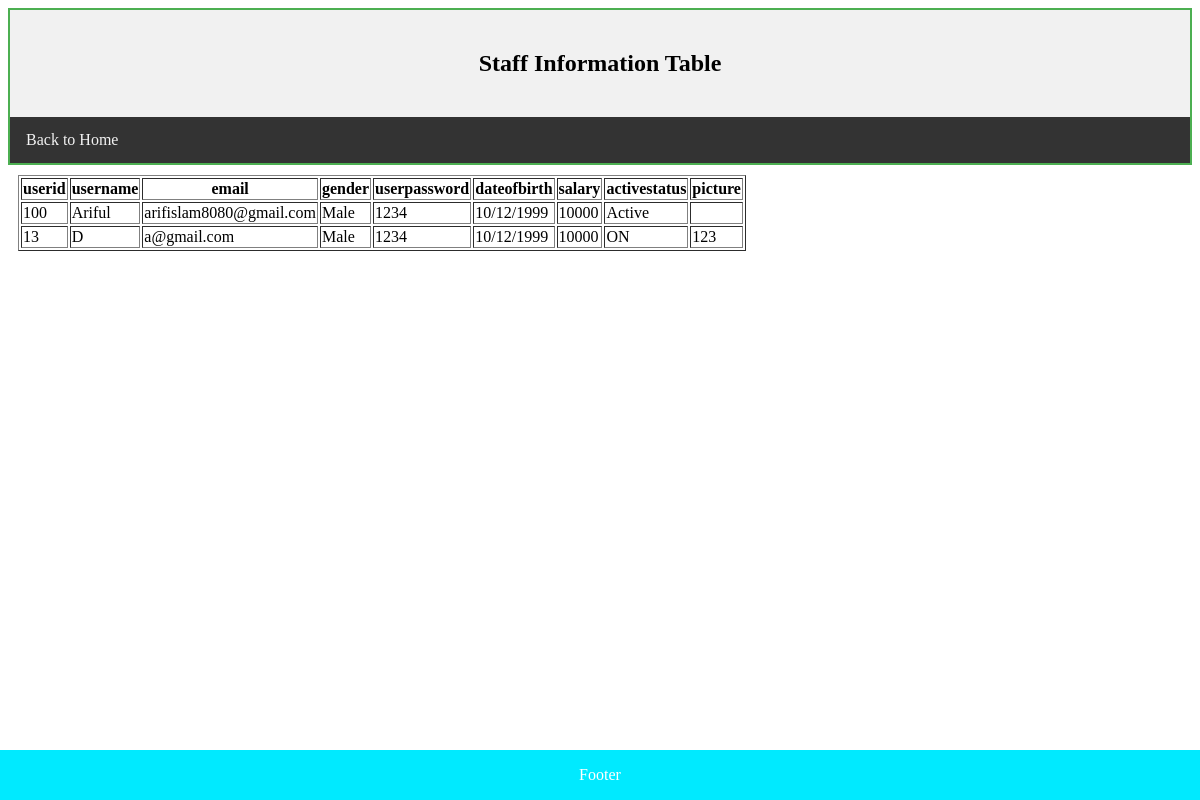
The page /FinalTermProject/Ariful/view/profile.php on the database its author committed.
### tables this page shows
CREATE TABLE `staff` (
  `userid` varchar(30) NOT NULL,
  `username` varchar(30) NOT NULL,
  `email` varchar(30) NOT NULL,
  `gender` varchar(30) NOT NULL,
  `userpassword` varchar(30) NOT NULL,
  `dateofbirth` varchar(30) NOT NULL,
  `salary` varchar(30) NOT NULL,
  `activestatus` varchar(30) NOT NULL,
  `picture` varchar(6) NOT NULL
);

### FinalTermProject/Ariful/session/pdb.php (called while the page is built, shortened)
<?php
class pdb{
function ShowAll($conn,$table) {
    $result = $conn->query("SELECT * FROM  $table ");
    return $result;
    echo "<h3>Staff information showed.</h3>";}
}
?>

### FinalTermProject/Ariful/view/profile.php (the view)
<!DOCTYPE html>
<html>
<body>
<link rel="stylesheet" type="text/css" href="../css/mystyle.css">
<div class="sticky">
<div class="header">
<h2>Staff Information Table</h2>
</div>
<div class="topnav">
<a href="Home.php">Back to Home</a><br>
</div>
</div>
<div class="column">
<?php
include('../session/pdb.php');
$connection = new pdb();
$conn=$connection->OpenCon();
$userQuery=$connection->ShowAll($conn,"staff");
echo "<table border='1'>
<tr>
<th>userid</th>
<th>username</th>
<th>email</th>
<th>gender</th>
<th>userpassword</th>
<th>dateofbirth</th>
<th>salary</th>
<th>activestatus</th>
<th>picture</th>
</tr>";
if($userQuery->num_rows > 0){
    while($row=$userQuery->fetch_assoc())
    {
    echo "<tr>";
    echo "<td>" . $row['userid'] . "</td>";
    echo "<td>" . $row['username'] . "</td>";
    echo "<td>" . $row['email'] . "</td>";
    echo "<td>" . $row['gender'] . "</td>";
    echo "<td>" . $row['userpassword'] . "</td>";
    echo "<td>" . $row['dateofbirth'] . "</td>";
    echo "<td>" . $row['salary'] . "</td>";
    echo "<td>" . $row['activestatus'] . "</td>";
    echo "<td>" . $row['picture'] . "</td>";
    echo "</tr>";
    }
    echo "</table>";
    } ?>
<div class="footer">
<p>Footer</p>
</div>
</body>
</html>

### FinalTermProject/Ariful/css/mystyle.css (style rules this page uses)
.header { background-color: #F1F1F1; text-align: center; padding: 20px; }
.topnav { overflow: hidden; background-color: #333; }
.topnav a { float: left; display: block; color: #f2f2f2; text-align: center; padding: 14px 16px; text-decoration: none; }
div.sticky { position: sticky; top: 0; padding: 0; background-color: #1e8000; border: 2px solid #4caf51; }
.column { float: left; padding: 10px; }
.footer { position: fixed; left: 0; bottom: 0; width: 100%; background-color: rgb(0, 234, 255); color: white; text-align: center; }

### rows shown on the page
staff: userid "100", username "Ariful", email "arifislam8080@gmail.com", gender "Male", userpassword "1234", dateofbirth "10/12/1999", salary "10000", activestatus "Active"
staff: userid "13", username "D", email "a@gmail.com", gender "Male", userpassword "1234", dateofbirth "10/12/1999", salary "10000", activestatus "ON", picture "123"
